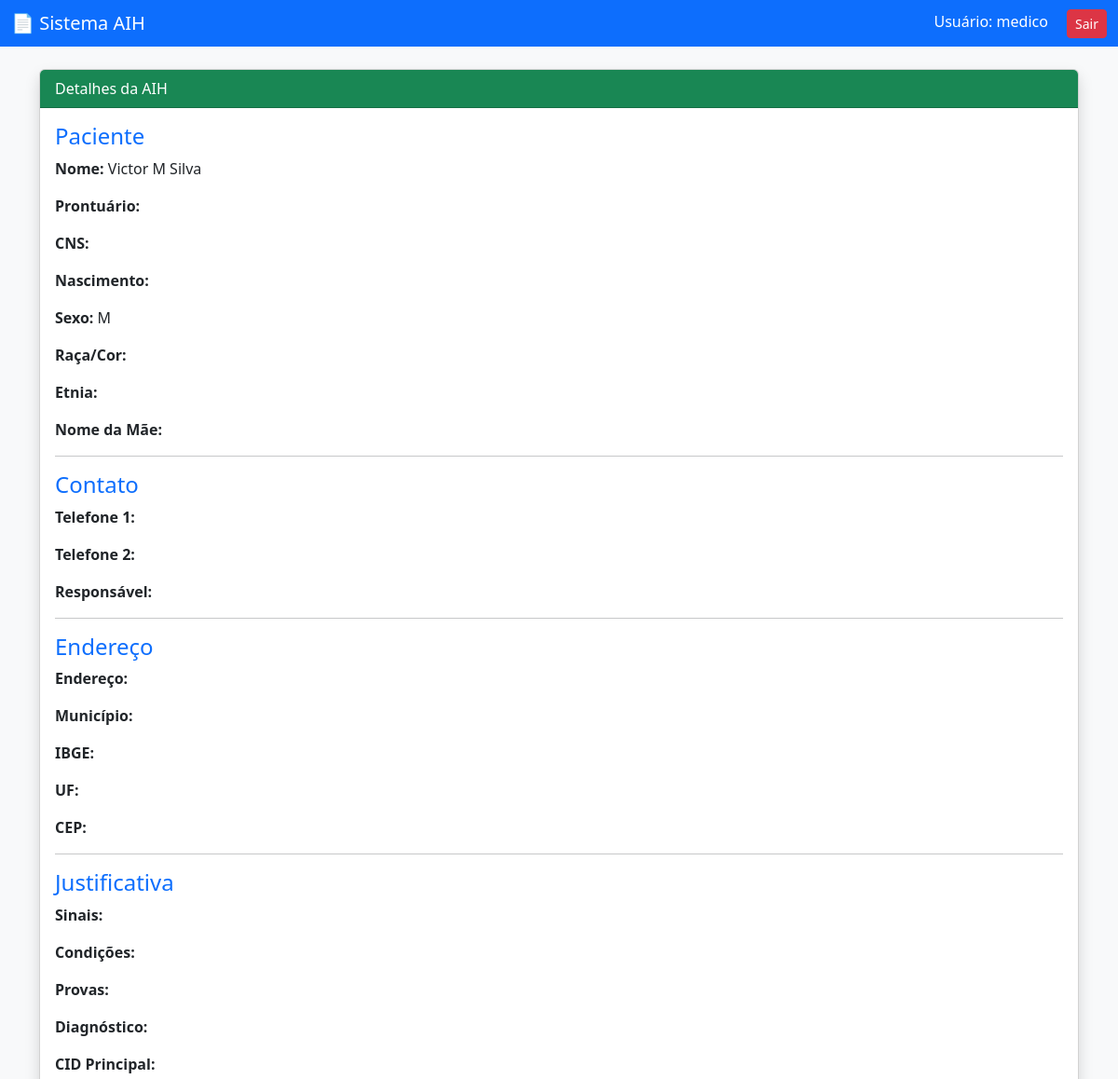
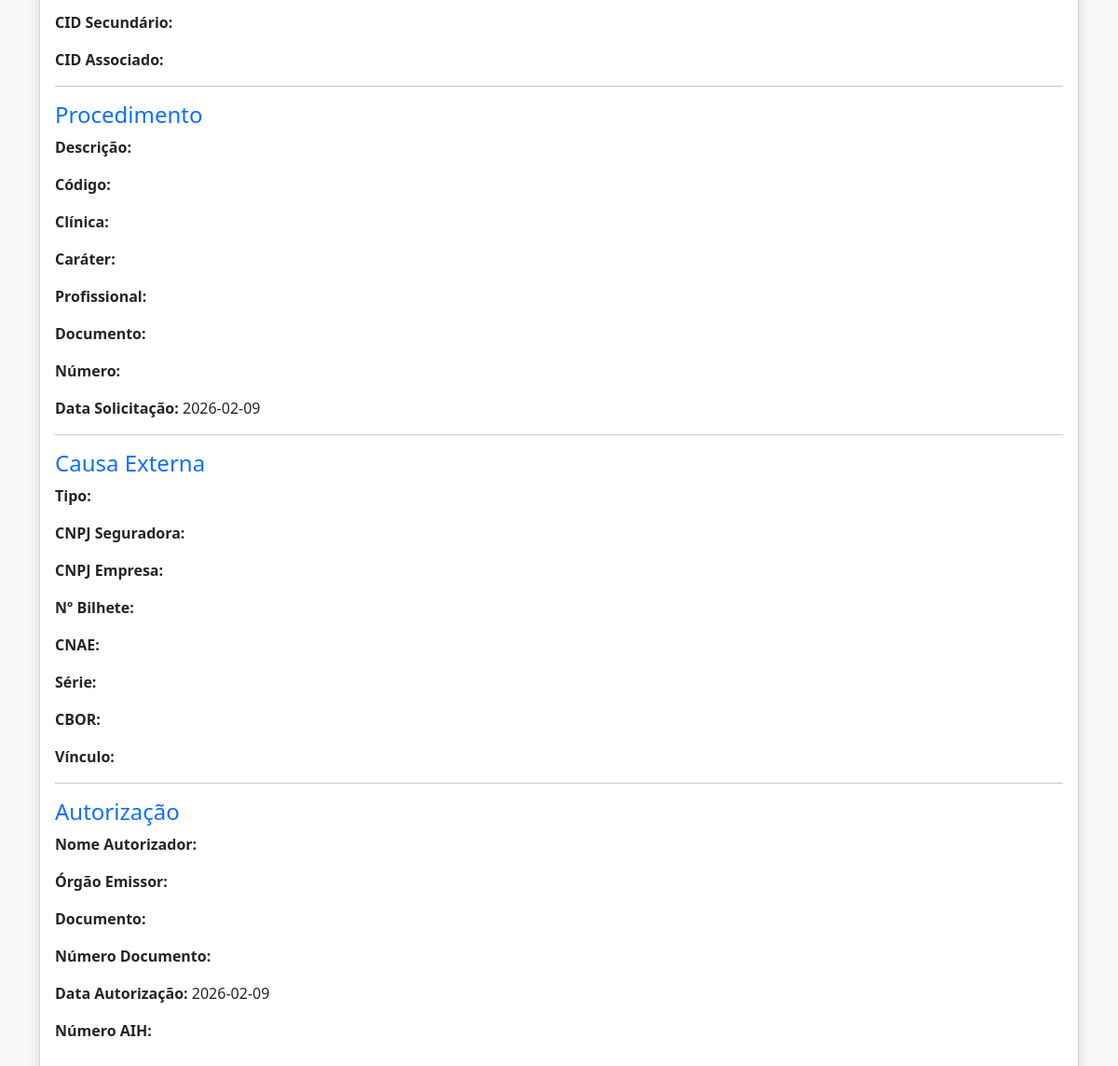
The app's page /ver_aih/2 (signed in) with its own data (2 pictures, top to bottom).
### tables this page shows
CREATE TABLE aih (
        id INTEGER PRIMARY KEY AUTOINCREMENT,

        -- PACIENTE
        nome_paciente TEXT,
        prontuario TEXT,
        cns TEXT,
        data_nascimento TEXT,
        sexo TEXT,
        raca_cor TEXT,
        etnia TEXT,
        nome_mae TEXT,
        telefone1 TEXT,
        telefone2 TEXT,
        responsavel TEXT,
        endereco TEXT,
        municipio TEXT,
        ibge TEXT,
        uf TEXT,
        cep TEXT,

        -- JUSTIFICATIVA
        sinais TEXT,
        condicoes TEXT,
        provas TEXT,
        diagnostico TEXT,
        cid_principal TEXT,
        cid_secundario TEXT,
        cid_associado TEXT,

        -- PROCEDIMENTO
        descricao_procedimento TEXT,
        codigo_procedimento TEXT,
        clinica TEXT,
        carater TEXT,
        doc_prof TEXT,
        numero_doc_prof TEXT,
        nome_prof TEXT,
        data_solicitacao TEXT,

        -- CAUSA EXTERNA
        tipo_acidente TEXT,
        cnpj_seguradora TEXT,
        cnpj_empresa TEXT,
        numero_bilhete TEXT,
        cnae TEXT,
        serie TEXT,
        cbor TEXT,
        vinculo_empresa TEXT,

        -- AUTORIZAÇÃO
        nome_autorizador TEXT,
        orgao_emissor TEXT,
        doc_autorizador TEXT,
        numero_doc_autorizador TEXT,
        data_autorizacao TEXT,
        numero_autorizacao TEXT,

        -- ARQUIVO
        arquivo_pdf TEXT,
        necessita_apa TEXT,
        status TEXT DEFAULT 'Pendente'

    , data_reprovacao TEXT, usuario_aprovacao TEXT, data_aprovacao TEXT, usuario_reprovacao TEXT);

### app.py (the view)
@app.route("/ver_aih/<int:id>")
@login_required
def ver_aih(id):
    conn = conectar_db()
    conn.row_factory = sqlite3.Row
    cursor = conn.cursor()
    cursor.execute("SELECT * FROM aih WHERE id = ?", (id,))
    dados = cursor.fetchone()
    conn.close()
    return render_template("ver_aih.html", dados=dados)

### app.py (called while the page is built)
def conectar_db():
    caminho = os.path.abspath("aih.db")
    conn = sqlite3.connect(
        caminho,
        timeout=10,
        check_same_thread=False
    )
    conn.row_factory = sqlite3.Row
    return conn

def login_required(func):
    @wraps(func)
    def wrapper(*args, **kwargs):
        if "usuario" not in session:
            return redirect(url_for("login"))
        return func(*args, **kwargs)
    return wrapper

### templates/ver_aih.html
{% extends "base.html" %}
{% block content %}
<div class="card shadow">
<div class="card-header bg-success text-white">
Detalhes da AIH
</div>
<div class="card-body">
<h4 class="text-primary">Paciente</h4>
<p><b>Nome:</b> {{ dados.nome_paciente }}</p>
<p><b>Prontuário:</b> {{ dados.prontuario }}</p>
<p><b>CNS:</b> {{ dados.cns }}</p>
<p><b>Nascimento:</b> {{ dados.data_nascimento }}</p>
<p><b>Sexo:</b> {{ dados.sexo }}</p>
<p><b>Raça/Cor:</b> {{ dados.raca_cor }}</p>
<p><b>Etnia:</b> {{ dados.etnia }}</p>
<p><b>Nome da Mãe:</b> {{ dados.nome_mae }}</p>
<hr>
<h4 class="text-primary">Contato</h4>
<p><b>Telefone 1:</b> {{ dados.telefone1 }}</p>
<p><b>Telefone 2:</b> {{ dados.telefone2 }}</p>
<p><b>Responsável:</b> {{ dados.responsavel }}</p>
<hr>
<h4 class="text-primary">Endereço</h4>
<p><b>Endereço:</b> {{ dados.endereco }}</p>
<p><b>Município:</b> {{ dados.municipio }}</p>
<p><b>IBGE:</b> {{ dados.ibge }}</p>
<p><b>UF:</b> {{ dados.uf }}</p>
<p><b>CEP:</b> {{ dados.cep }}</p>
<hr>
<h4 class="text-primary">Justificativa</h4>
<p><b>Sinais:</b> {{ dados.sinais }}</p>
<p><b>Condições:</b> {{ dados.condicoes }}</p>
<p><b>Provas:</b> {{ dados.provas }}</p>
<p><b>Diagnóstico:</b> {{ dados.diagnostico }}</p>
<p><b>CID Principal:</b> {{ dados.cid_principal }}</p>
<p><b>CID Secundário:</b> {{ dados.cid_secundario }}</p>
<p><b>CID Associado:</b> {{ dados.cid_associado }}</p>
<hr>
<h4 class="text-primary">Procedimento</h4>
<p><b>Descrição:</b> {{ dados.descricao_procedimento }}</p>
<p><b>Código:</b> {{ dados.codigo_procedimento }}</p>
<p><b>Clínica:</b> {{ dados.clinica }}</p>
<p><b>Caráter:</b> {{ dados.carater }}</p>
<p><b>Profissional:</b> {{ dados.nome_prof }}</p>
<p><b>Documento:</b> {{ dados.doc_prof }}</p>
<p><b>Número:</b> {{ dados.numero_doc_prof }}</p>
<p><b>Data Solicitação:</b> {{ dados.data_solicitacao }}</p>
<hr>
<h4 class="text-primary">Causa Externa</h4>
<p><b>Tipo:</b> {{ dados.tipo_acidente }}</p>
<p><b>CNPJ Seguradora:</b> {{ dados.cnpj_seguradora }}</p>
<p><b>CNPJ Empresa:</b> {{ dados.cnpj_empresa }}</p>
<p><b>Nº Bilhete:</b> {{ dados.numero_bilhete }}</p>
<p><b>CNAE:</b> {{ dados.cnae }}</p>
<p><b>Série:</b> {{ dados.serie }}</p>
<p><b>CBOR:</b> {{ dados.cbor }}</p>
<p><b>Vínculo:</b> {{ dados.vinculo_empresa }}</p>
<hr>
<h4 class="text-primary">Autorização</h4>
<p><b>Nome Autorizador:</b> {{ dados.nome_autorizador }}</p>
<p><b>Órgão Emissor:</b> {{ dados.orgao_emissor }}</p>
<p><b>Documento:</b> {{ dados.doc_autorizador }}</p>
<p><b>Número Documento:</b> {{ dados.numero_doc_autorizador }}</p>
<p><b>Data Autorização:</b> {{ dados.data_autorizacao }}</p>
<p><b>Número AIH:</b> {{ dados.numero_autorizacao }}</p>
</div>
</div>
{% endblock %}

### records on screen
aih: nome_paciente "Victor M Silva", sexo "M", data_solicitacao "2026-02-09", data_autorizacao "2026-02-09"

### other values on screen
{{ session.usuario }} "medico"
